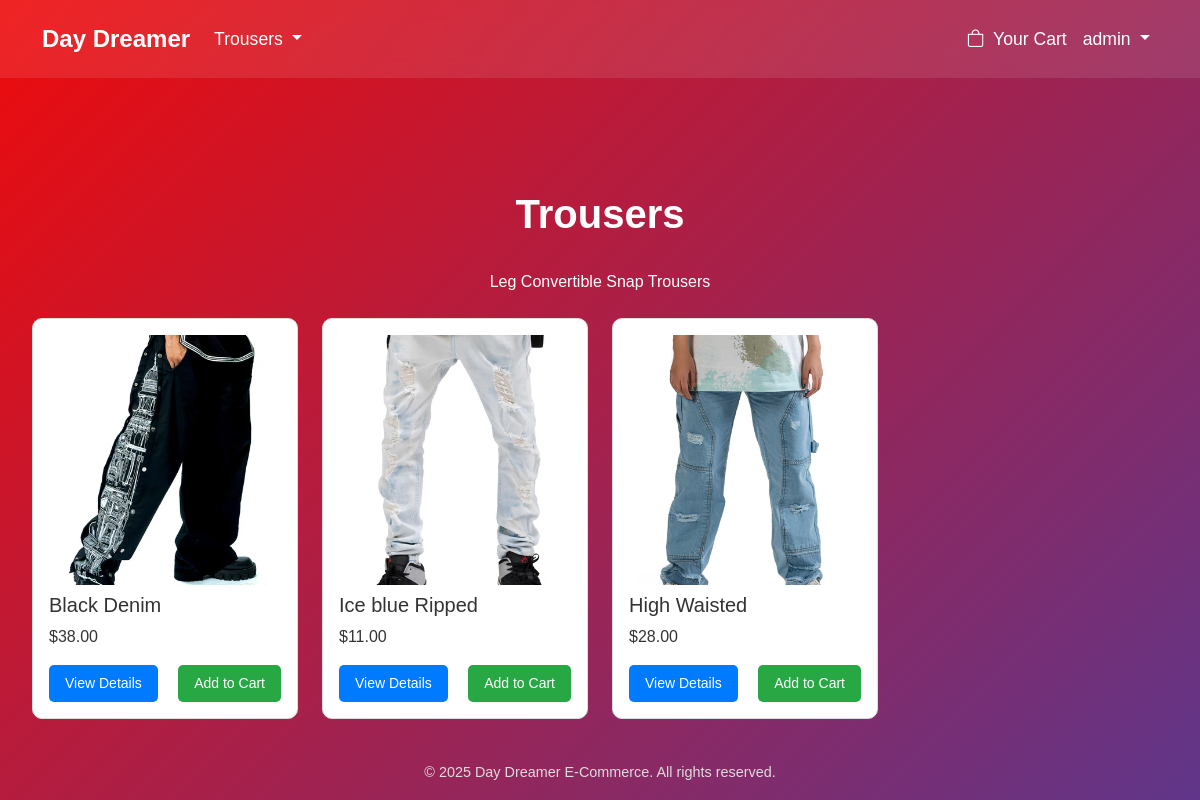
The app's page /category/4/ (signed in) with its own data.
### store/models.py (models this page shows, shortened)
class TimeStampMixin(models.Model):
    created_at = models.DateTimeField(auto_now_add=True)
    updated_at = models.DateTimeField(auto_now=True)
    class Meta:
        abstract = True

class Category(TimeStampMixin):
    name = models.CharField(max_length=100)
    description = models.TextField()

class Product(TimeStampMixin):
    name = models.CharField(max_length=200)
    description = models.TextField(blank=True, null=True)
    price = models.DecimalField(max_digits=10, decimal_places=2)
    category = models.ForeignKey('Category', on_delete=models.CASCADE)
    stock = models.PositiveIntegerField(default=0)
    image = models.ImageField(upload_to='products/')

### users/models.py (models this page shows, shortened)
class CustomUser(AbstractUser):
    email = models.EmailField(unique=True)
    is_verified = models.BooleanField(default=False)
    otp = models.CharField(max_length=6, blank=True, null=True)
    otp_created_at = models.DateTimeField(blank=True, null=True)
    USERNAME_FIELD = 'username'
    REQUIRED_FIELDS = ['email']

### store/views.py (the view)
# urls.py: path('category/<int:id>/', category_view, name='category_view'),
@login_required
def category_view(request, id):
    category = get_object_or_404(Category, id=id)
    products = Product.objects.filter(category=category)
    categories = Category.objects.all()
    cart = request.session.get('cart', {})
    cart_items_count = sum(cart.values())
    products_with_status = prepare_products(products, cart)
    return render(request, 'dashboard.html', {'products_with_status': products_with_status,'categories': categories,'category': category,'cart_items_count': cart_items_count})

### store/utils.py (called while the page is built)
def get_cart_quantities(cart):
    return {int(product_id): quantity for product_id, quantity in cart.items()}

def prepare_products(products, cart):
    cart_quantities = get_cart_quantities(cart)
    products_with_status = []
    for product in products:
        quantity_in_cart = cart_quantities.get(product.id, 0)
        is_out_of_stock = product.stock == 0 or quantity_in_cart >= product.stock
        products_with_status.append({
            'product': product,
            'quantity_in_cart': quantity_in_cart,
            'is_out_of_stock': is_out_of_stock,
        })
    return products_with_status

### templates/dashboard.html (shortened to what this page needs)
<!DOCTYPE html>
<html lang="en">
<head>
    <link href="https://cdn.jsdelivr.net/npm/bootstrap@5.3.0/dist/css/bootstrap.min.css" rel="stylesheet">
    <link rel="stylesheet" href="https://cdn.jsdelivr.net/npm/bootstrap-icons@1.10.5/font/bootstrap-icons.css">
</head>
<body>
    <nav class="navbar navbar-expand-lg">
        <div class="container">
            <a class="navbar-brand" href="{% url 'store:dashboard' %}">Day Dreamer</a>
            <div class="collapse navbar-collapse" id="navbarNav">
                <ul class="navbar-nav me-auto">
                    <li class="nav-item dropdown">
                        <a class="nav-link dropdown-toggle" href="#" id="categoriesDropdown" role="button" data-bs-toggle="dropdown" aria-expanded="false">
                            {% if category %}{{ category.name }}{% else %}Categories{% endif %}
                        </a>
                    </li>
                </ul>
                <ul class="navbar-nav">
                    <li class="nav-item">
                        <a class="nav-link" href="{% url 'store:view_cart' %}">
                            <i class="bi bi-bag me-1"></i> Your Cart
                        </a>
                    </li>
                    <li class="nav-item dropdown">
                        <a class="nav-link dropdown-toggle" href="#" id="userDropdown" role="button" data-bs-toggle="dropdown" aria-expanded="false">
                            {{ request.user.username|default:"Guest" }}
                        </a>
                    </li>
                </ul>
            </div>
        </div>
    </nav>
    <div class="container-main">
        {% if category %}
            <h1>{{ category.name }}</h1>
            <p class="text-center mb-4">{{ category.description|default:"No description available for this category." }}</p>
        {% else %}
            <h1>Featured Products</h1>
        {% endif %}
        <div class="row">
            {% for item in products_with_status %}
                {% with product=item.product %}
                    <div class="col-md-3 mb-4">
                        <div class="product-card p-3">
                            <div style="position: relative;">
                                {% if product.image %}
                                    <img src="{{ product.image.url }}" alt="{{ product.name }}" class="product-image">
                                {% else %}
                                    <div class="product-image bg-light d-flex align-items-center justify-content-center">
                                        <p class="text-muted">No Image</p>
                                    </div>
                                {% endif %}
                            </div>
                            <h5 class="mt-2">{{ product.name }}</h5>
                            <p>${{ product.price|floatformat:2 }}</p>
                            <div class="d-flex justify-content-between">
                                <a href="{% url 'store:product_detail' product.id %}" class="btn btn-primary btn-sm" aria-label="View Details">View Details</a>
                                {% if item.is_out_of_stock %}
                                    <button class="btn btn-disabled btn-sm" disabled aria-label="Add to Cart">Add to Cart</button>
                                {% else %}
                                    <a href="{% url 'store:add_to_cart' product.id %}" class="btn btn-success btn-sm" aria-label="Add to Cart">Add to Cart</a>
                                {% endif %}
                            </div>
                        </div>
                    </div>
                {% endwith %}
            {% empty %}
                <p class="text-center">No products available.</p>
            {% endfor %}
        </div>
    </div>
    <footer>
        © 2025 Day Dreamer E-Commerce. All rights reserved.
    </footer>
</body>
</html>

### templates/dashboard.html (style rules this page uses)
body { background: linear-gradient(135deg, #ee0b0b, #60368a); min-height: 100vh; font-family: 'Arial', sans-serif; color: #fff; }
.navbar { background: rgba(255, 255, 255, 0.1); backdrop-filter: blur(10px); padding: 1rem 0; }
.navbar-brand { font-size: 1.5rem; font-weight: bold; color: #fff; }
.nav-link { color: #fff !important; font-size: 1.1rem; }
.container-main { max-width: 1200px; margin: 5rem auto; padding: 2rem; }
h1 { font-size: 2.5rem; font-weight: bold; text-align: center; margin-bottom: 2rem; }
.product-card { background: #fff; color: #333; border-radius: 10px; border: 1px solid #ddd; overflow: hidden; transition: transform 0.3s ease; position: relative; }
.product-image { width: 100%; height: 250px; object-fit: cover; }
.btn-primary { background: #007bff; border: none; border-radius: 5px; padding: 0.5rem 1rem; transition: background 0.3s ease; }
.btn-success { background: #28a745; border: none; border-radius: 5px; padding: 0.5rem 1rem; transition: background 0.3s ease; }
footer { text-align: center; padding: 1rem; color: #ddd; font-size: 0.9rem; position: fixed; bottom: 0; width: 100%; }

### records on screen
Category: name "Trousers", description "Leg Convertible Snap Trousers"
CustomUser: user.username "admin"
Product: product.image (picture), product.name "Black Denim", product.price "38.00"
Product: product.image (picture), product.name "Ice blue Ripped", product.price "11.00"
Product: product.image (picture), product.name "High Waisted", product.price "28.00"
